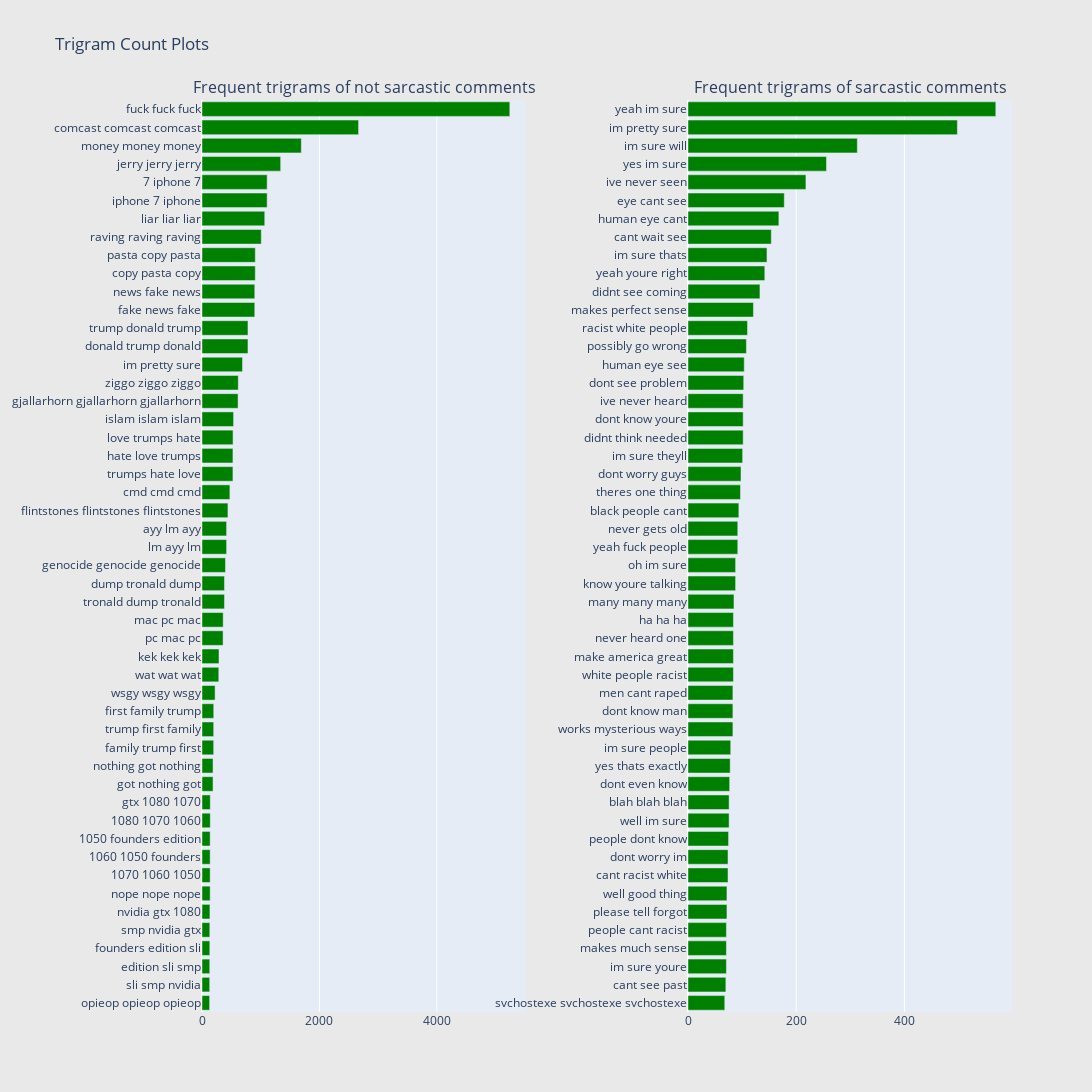

Notebook code cell kept with this figure:
### Code cell
freq_dict = defaultdict(int)
for sent in train0_df["comments"]:
    for word in generate_ngrams(sent,3):
        freq_dict[word] += 1
fd_sorted = pd.DataFrame(sorted(freq_dict.items(), key=lambda x: x[1])[::-1])
fd_sorted.columns = ["word", "wordcount"]
trace0 = horizontal_bar_chart(fd_sorted.head(50), 'green')


freq_dict = defaultdict(int)
for sent in train1_df["comments"]:
    for word in generate_ngrams(sent,3):
        freq_dict[word] += 1
fd_sorted = pd.DataFrame(sorted(freq_dict.items(), key=lambda x: x[1])[::-1])
fd_sorted.columns = ["word", "wordcount"]
trace1 = horizontal_bar_chart(fd_sorted.head(50), 'green')

# Creating two subplots
fig = tools.make_subplots(rows=1, cols=2, vertical_spacing=0.04, horizontal_spacing=0.2,
                          subplot_titles=["Frequent trigrams of not sarcastic comments", 
                                          "Frequent trigrams of sarcastic comments"])
fig.append_trace(trace0, 1, 1)
fig.append_trace(trace1, 1, 2)
fig['layout'].update(height=1200, width=1200, paper_bgcolor='rgb(233,233,233)', title="Trigram Count Plots")
py.iplot(fig, filename='word-plots')

### Figure 1 — Plotly figure (JSON) as saved in the notebook; plotly's stock layout.template omitted (floating-point values rounded to 4 significant figures)
{"data": [{"marker": {"color": "green"}, "orientation": "h", "showlegend": false, "type": "bar", "x": [130, 131, 132, 133, 133, 135, 139, 139, 139, 139, 141, 141, 188, 188, 199, 199, 200, 223, 286, 290, 359, 361, 383, 383, 400, 419, 419, 442, 475, 527, 527, 529, 538, 614, 618, 690, 783, 783, 899, 899, 908, 908, 1010, 1069, 1110, 1110, 1340, 1692, 2667, 5243], "xaxis": "x", "y": ["opieop opieop opieop", "sli smp nvidia", "edition sli smp", "founders edition sli", "smp nvidia gtx", "nvidia gtx 1080", "nope nope nope", "1070 1060 1050", "1060 1050 founders", "1050 founders edition", "1080 1070 1060", "gtx 1080 1070", "got nothing got", "nothing got nothing", "family trump first", "trump first family", "first family trump", "wsgy wsgy wsgy", "wat wat wat", "kek kek kek", "pc mac pc", "mac pc mac", "tronald dump tronald", "dump tronald dump", "genocide genocide genocide", "lm ayy lm", "ayy lm ayy", "flintstones flintstones flintstones", "cmd cmd cmd", "trumps hate love", "hate love trumps", "love trumps hate", "islam islam islam", "gjallarhorn gjallarhorn gjallarhorn", "ziggo ziggo ziggo", "im pretty sure", "donald trump donald", "trump donald trump", "fake news fake", "news fake news", "copy pasta copy", "pasta copy pasta", "raving raving raving", "liar liar liar", "iphone 7 iphone", "7 iphone 7", "jerry jerry jerry", "money money money", "comcast comcast comcast", "fuck fuck fuck"], "yaxis": "y"}, {"marker": {"color": "green"}, "orientation": "h", "showlegend": false, "type": "bar", "x": [68, 70, 71, 71, 71, 72, 72, 74, 74, 75, 76, 76, 77, 78, 79, 83, 83, 83, 84, 84, 84, 84, 85, 88, 88, 92, 92, 94, 97, 98, 101, 102, 102, 102, 103, 104, 108, 110, 121, 133, 142, 146, 154, 168, 178, 218, 256, 313, 498, 569], "xaxis": "x2", "y": ["svchostexe svchostexe svchostexe", "cant see past", "im sure youre", "makes much sense", "people cant racist", "please tell forgot", "well good thing", "cant racist white", "dont worry im", "people dont know", "well im sure", "blah blah blah", "dont even know", "yes thats exactly", "im sure people", "works mysterious ways", "dont know man", "men cant raped", "white people racist", "make america great", "never heard one", "ha ha ha", "many many many", "know youre talking", "oh im sure", "yeah fuck people", "never gets old", "black people cant", "theres one thing", "dont worry guys", "im sure theyll", "didnt think needed", "dont know youre", "ive never heard", "dont see problem", "human eye see", "possibly go wrong", "racist white people", "makes perfect sense", "didnt see coming", "yeah youre right", "im sure thats", "cant wait see", "human eye cant", "eye cant see", "ive never seen", "yes im sure", "im sure will", "im pretty sure", "yeah im sure"], "yaxis": "y2"}], "layout": {"annotations": [{"font": {"size": 16}, "showarrow": false, "text": "Frequent trigrams of not sarcastic comments", "x": 0.2, "xanchor": "center", "xref": "paper", "y": 1, "yanchor": "bottom", "yref": "paper"}, {"font": {"size": 16}, "showarrow": false, "text": "Frequent trigrams of sarcastic comments", "x": 0.8, "xanchor": "center", "xref": "paper", "y": 1, "yanchor": "bottom", "yref": "paper"}], "height": 1200, "paper_bgcolor": "rgb(233,233,233)", "title": {"text": "Trigram Count Plots"}, "width": 1200, "xaxis": {"anchor": "y", "domain": [0, 0.4]}, "xaxis2": {"anchor": "y2", "domain": [0.6, 1]}, "yaxis": {"anchor": "x", "domain": [0, 1]}, "yaxis2": {"anchor": "x2", "domain": [0, 1]}}}
